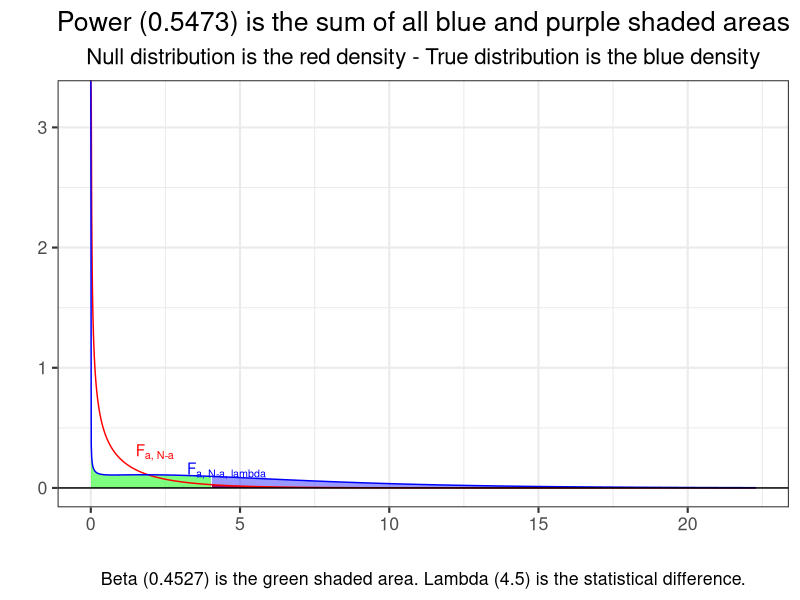
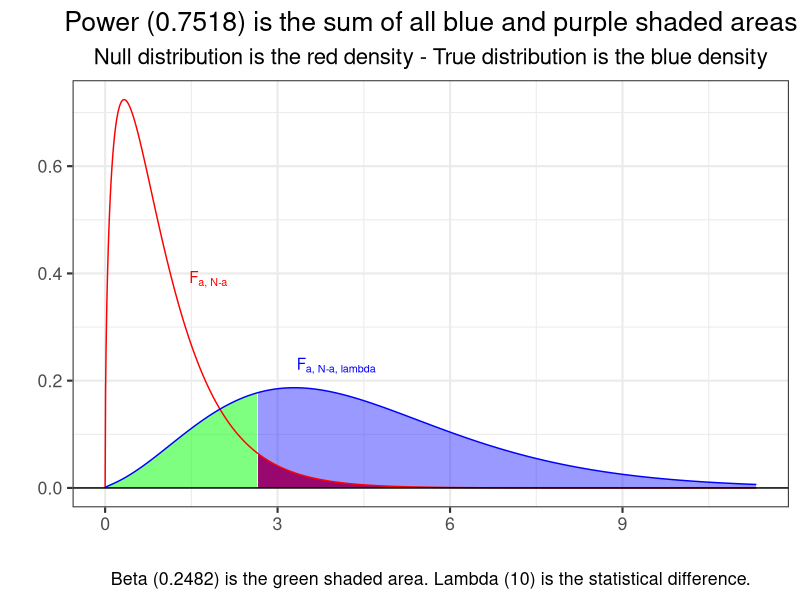
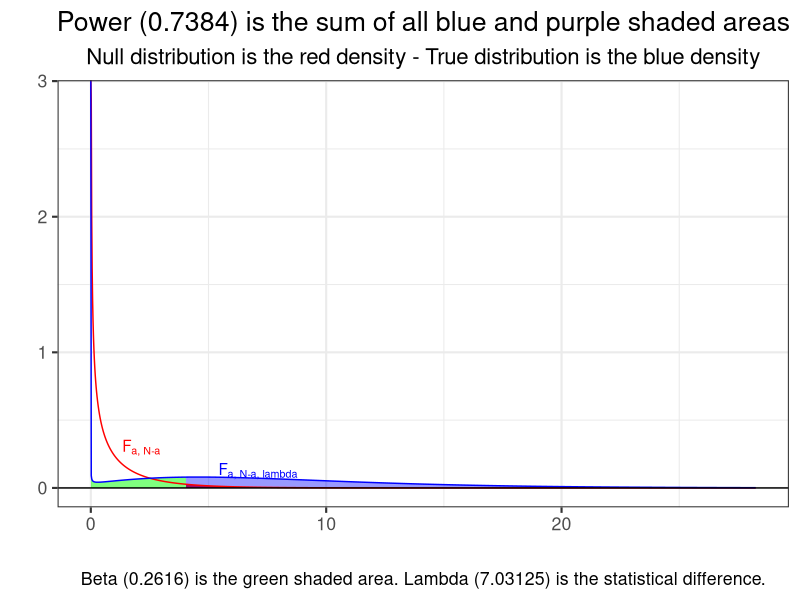
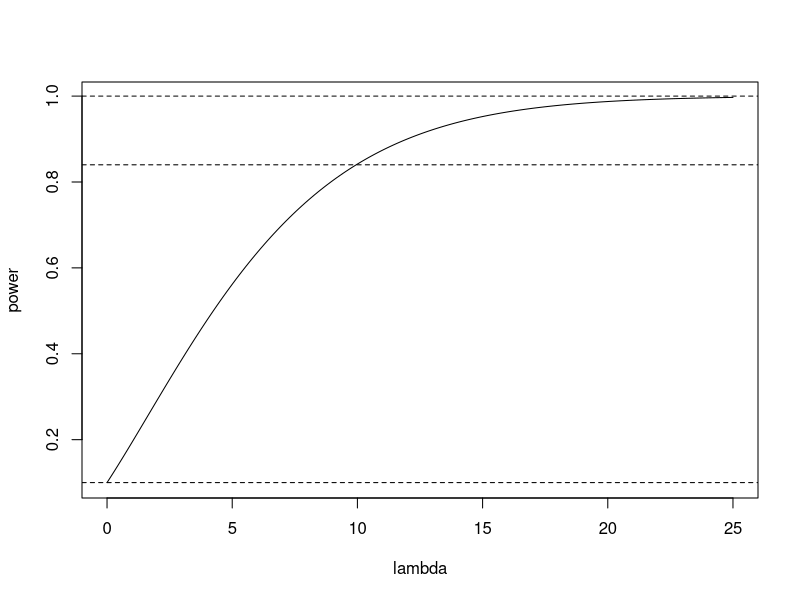

Write the R code that produced these figures, in order.
library(ggplot2)
powerg <- function(mu_vec = c(5, 8, 2), n_vec = c(25, 25, 25), sig = 5, alpha = 0.05)
{
  
  #n_vec <- unlist(strsplit(nvec, ","))
  #mu_vec <- unlist(strsplit(muvec, ","))
  
  #mu_vec <- as.numeric(mu_vec)
  g <- length(mu_vec)
  #n_vec <- as.numeric(n_vec)
  N <- sum(n_vec) # Total sample size
  
  mu <- sum(n_vec*mu_vec)/N # grand mean
  
  lambda <- sum(n_vec*((mu_vec - mu)^2))/sig^2 # Alan changed
  
  
  
  
  # if(gamma < 0){
  #   ll <- -2*sqrt(((N)/(N - g))) + gamma*2
  #   ul <- 10*sqrt(((N)/(N - g)))
  # } else if (gamma >= 0) { 
  #   ll <- -2*sqrt(((N)/(N - g)))
  #   ul <- 20*sqrt(((N)/(N - g))) + gamma*2
  # } 
  
  ll <- 0       # Alan changed
  ul <- qf(.99, g-1, N-g, lambda) # Alan changed
  
  p <- ggplot(data = data.frame(x = c(ll, ul)), aes(x = x))
  
  # alternative <- match.arg(alternative) # Remove later
  
  df_fun1 <- function(x){
    y <- df(x, g - 1, N - g)
    y[x < qf(1 - alpha, g - 1, N - g)] <- NA
    return(y)
  }
  
  df_fun2 <- function(x){
    y <- df(x, g - 1, N - g, lambda)
    y[x < qf(1 - alpha, g - 1, N - g)] <- NA
    return(y)
  } 
  
  df_fun3 <- function(x){
    y <- df(x, g - 1, N - g, lambda)
    y[x > qf(1 - alpha, g - 1, N - g)] <- NA
    return(y)
  }
  
  POWER <- round(pf(qf(1-alpha,  g - 1, N - g),  g - 1, N - g, ncp = lambda, lower.tail = FALSE), 4)
  BETA <- round(1- POWER, 4)
  
  
  #}
  
  
  
  
  p + stat_function(fun = df_fun1, geom = "area", n = 1500, fill = "red", alpha = 0.95) +
    stat_function(fun = df_fun2, geom = "area", n = 1500, fill = "blue", alpha = 0.4) +
    stat_function(fun = df_fun3, geom = "area", n = 1500, fill = "green", alpha = 0.5) +
    stat_function(fun = df, args = list(g - 1, N - g), n = 1500, color = "red") +
    stat_function(fun = df, args = list(g - 1, N - g, lambda), n = 1500, color = "blue") +
    geom_hline(yintercept = 0) +
    theme_bw(base_size = 16) +
    labs(x = "", y = "", 
         title = paste0("Power ","(",POWER,") is the sum of all blue and purple shaded areas"),
         subtitle = "Null distribution is the red density - True distribution is the blue density",
         caption = paste0("Beta ","(",BETA,") is the green shaded area.", " Lambda ", "(",lambda,") is the statistical difference.")) +
    theme(plot.title = element_text(hjust = 0.5)) + 
    theme(plot.subtitle = element_text(hjust = 0.5)) + 
    theme(plot.caption = element_text(hjust = 0.5)) +
    annotate("text", qf(.85, g - 1, N - g), df(qf(.85, g - 1, N - g), g - 1, N - g) + .2, label = expression(F["a, N-a"]), color = "red", parse = TRUE) + 
    annotate("text", qf(.5, g - 1, N - g, lambda), df(qf(.5, g - 1, N - g, lambda), g - 1, N - g, lambda) + .05, label = expression(F["a, N-a, lambda"]), color = "blue", parse = TRUE) 
}
powerg(mu_vec = c(5, 8), n_vec = c(25, 25), sig = 5, alpha = 0.05)



powerg(mu_vec = c(10,9,8,7), n_vec = c(25,25,25,25)*2, sig = 5)

powerg(mu_vec = c(5, 8), n_vec = c(25,25), sig = 4)

lambda <- seq(0, 25, length = 200)
g <- 4
N <- 200
alpha <-  0.1
power <- pf(qf(1-alpha,  g - 1, N - g),  g - 1, N - g, ncp = lambda, lower.tail = FALSE)
plot(lambda, power, type = "l")
abline(h = c(alpha, 0.84, 1), lty = "dashed")



#####
mu_vec = c(5, 8)
n_vec = c(25, 25)
sig = 6
response <- rep(mu_vec, n_vec)
treats <- as.factor(rep(1:length(mu_vec), n_vec))
mod <- aov(response~treats)
summary(mod)
(SSH <- summary(mod)[[1]][1, 2])
(lambda <- SSH/6^2)

(N <- sum(n_vec)) # Total sample size
(mu <- sum(n_vec*mu_vec)/N) # grand mean
(gamma <- sqrt(sum(n_vec*((mu_vec - mu)^2))/sig^2))
